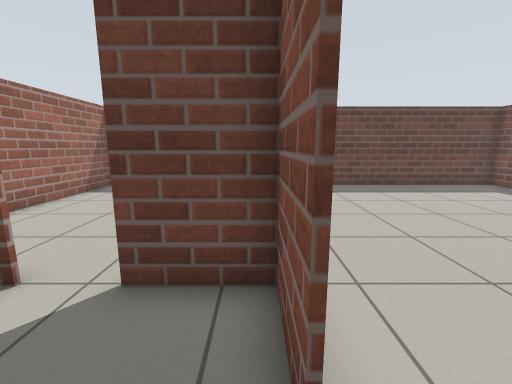
[1] (above)

16 first-person views from a walk through a robot-simulator world made for Gazebo. The camera is 1 m above the floor, tilts 10° down and sees 90° across. The floor is counted in squares, 0.5 m on a side. Each view is taken from the middle of a square. On the plan, view 1 faces up. The plan holds only what a view shows up to about 16 squares ahead; the rest is blank.

[2]
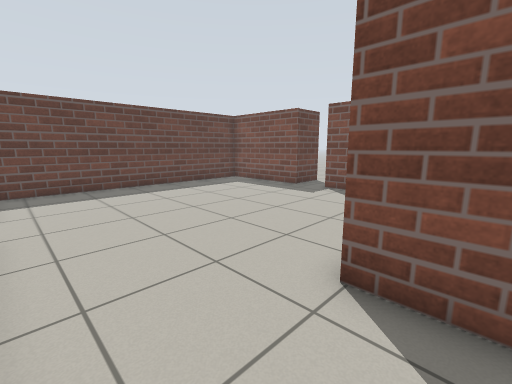

[3]
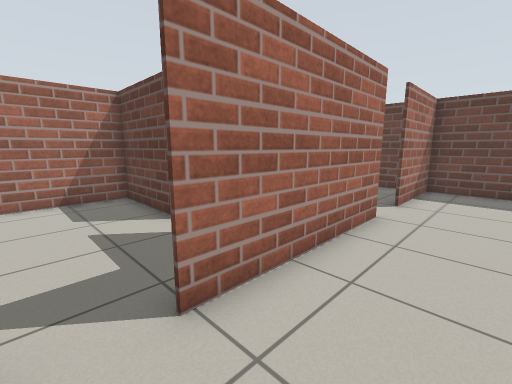

[4]
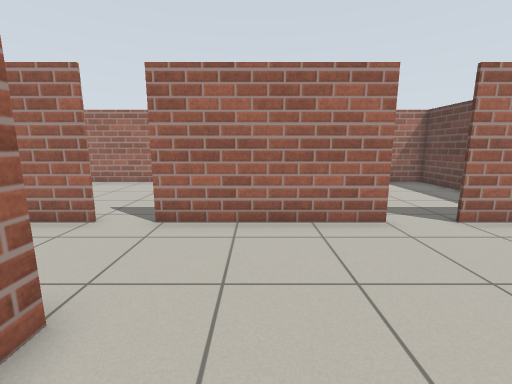

[5]
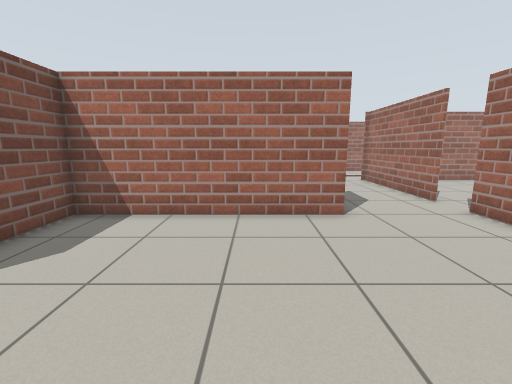

[6]
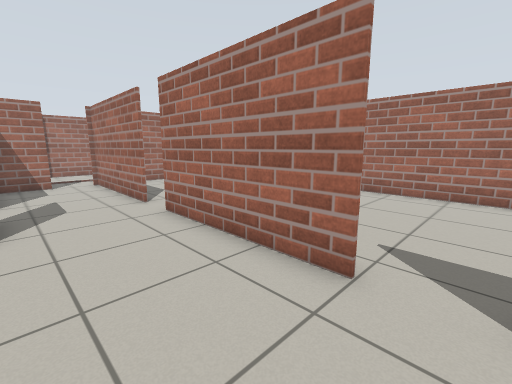

[7]
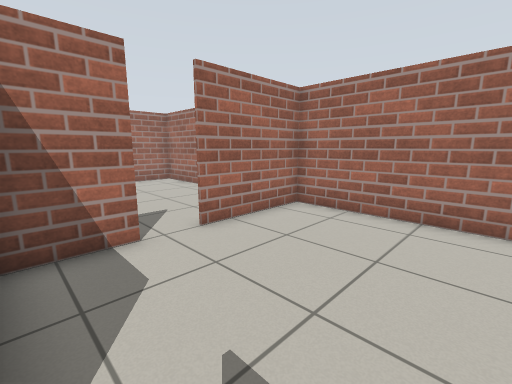

[8]
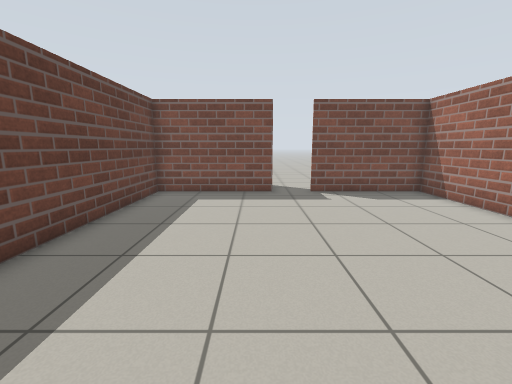

[9]
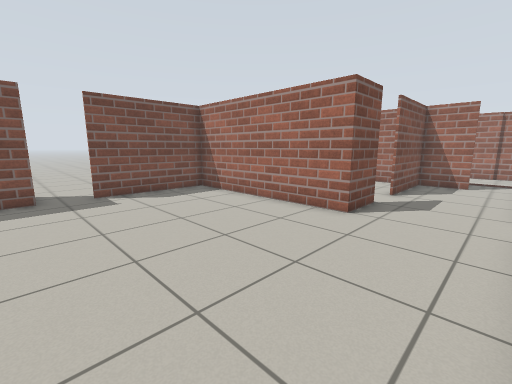

[10]
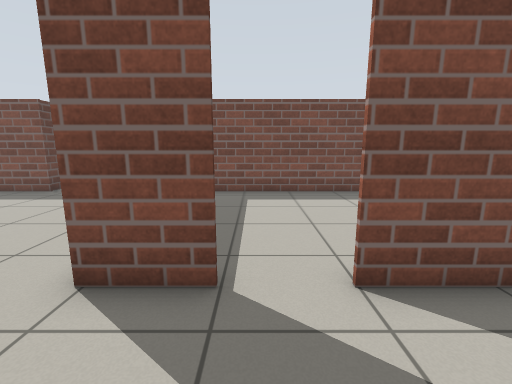

[11]
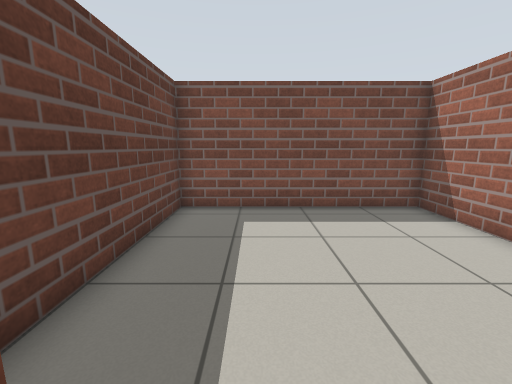

[12]
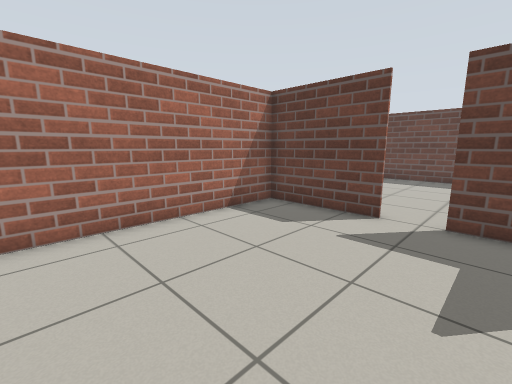

[13]
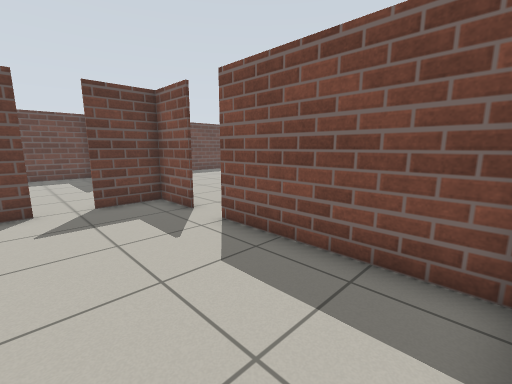

[14]
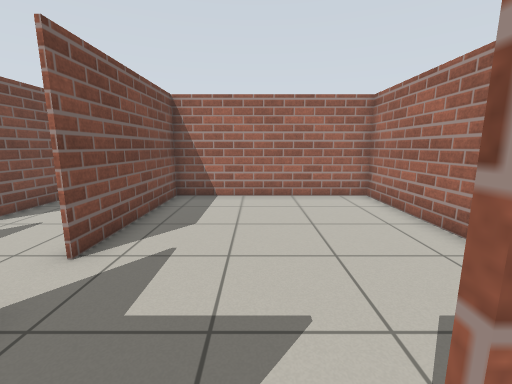

[15]
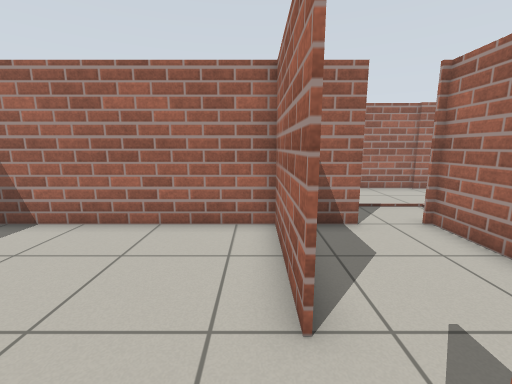

[16]
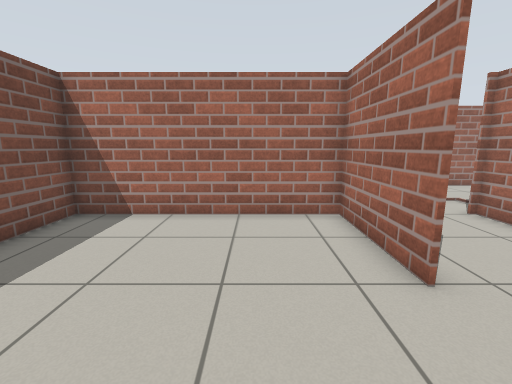

### Floor plan
Points are (right, up) in squares from view 1. A wall is a line through its corners. A room is listed if a view was taken in it or the views show most of it. See-through windows are left out.
Room 1 (views 1, 12, 13)
walls: (0.3, 1.2) (0.3, 3.4) (-2, 3.4); (-3.4, 3.4) (-7.6, 3.4); (-7.6, 3) (-7.6, -6.4) (0.6, -6.4); (0.3, -6.5) (0.3, -0.2)
ways out: opening at (0, 0.5) to room 2; opening at (-2.5, 3) to room 4
Room 2 (views 2, 3, 10)
walls: (4.4, -6.5) (4.4, -2.4); (2.2, -6.4) (3.9, -6.4); (1.6, -12.2) (2.9, -12.2); (4.4, -0.5) (4.4, 1.6); (0.4, -0.2) (0.4, -6.5); (-4.4, -12.4) (1.8, -12.4); (14.8, 8.4) (12.4, 8.4)
ways out: opening at (0, 0.5) to room 1; opening at (2, 2) to room 3; opening at (12, 7) to room 3; opening at (4, -1.5) to room 5
Room 3 (views 4, 5, 6, 8, 9)
walls: (0.4, 7.5) (0.4, 1.2); (4.4, 1.6) (12.5, 1.6); (12.4, 8.4) (12.4, 13.4) (0.4, 13.4) (0.4, 9.4); (12.4, 2.1) (12.4, 6.6)
ways out: opening at (2, 2) to room 2; opening at (12, 7) to room 2; opening at (0, 8.5) to room 4
Room 4 (views 7, 14)
walls: (-2, 3.5) (0.2, 3.5); (-7.6, 3.5) (-3.5, 3.5); (-0.1, 13.4) (-7.6, 13.4) (-7.6, 3)
ways out: opening at (-2.5, 3) to room 1; opening at (0, 8.5) to room 3
Room 5 (views 11, 15, 16)
walls: (4.5, -2.4) (4.5, -6.5); (12.5, 1.5) (6.1, 1.5); (3.9, -6.4) (12.4, -6.4) (12.4, 2.1)
ways out: opening at (4, -1.5) to room 2

Where each view was taken, in squares from view 1:
view 1: 0 up, 0 right, facing up
view 2: 0 up, 1 right, facing up-right
view 3: 0 up, 3 right, facing up-left
view 4: 4 up, 7 right, facing left
view 5: 9 up, 7 right, facing down
view 6: 9 up, 4 right, facing down-left
view 7: 9 up, 0 right, facing down-left
view 8: 9 up, 1 right, facing right
view 9: 9 up, 1 right, facing down-right
view 10: 1 down, 1 right, facing right
view 11: 1 down, 4 right, facing right
view 12: 4 down, 1 left, facing up-left
view 13: 6 down, 4 left, facing up-right
view 14: 4 up, 3 left, facing down
view 15: 0 up, 5 right, facing down
view 16: 1 up, 7 right, facing down
